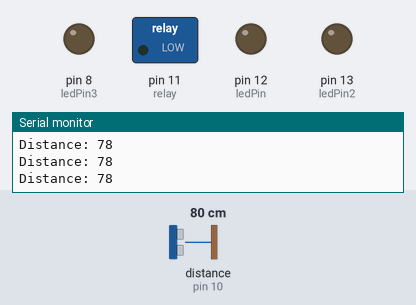
Bench run of a sketch on a simulated Arduino Uno, built with avr-gcc and run on an emulated ATmega328P. On the bench: switched loads named in the sketch (green lamp = pin HIGH), output pins drawn as LEDs (lit = HIGH), the last lines printed to the serial monitor. Wiring (inferred from the names in the program): ultrasonic range finder: trigger pin 9; echo pin 10. Inputs (shaded band) come from the test bench; at power-on: distance to the obstacle (sensor on pin 10) 80 cm. The echo pulse lasts 58.3 µs per cm; pins used as bus, display or sensor lines are not drawn.

Above: at 1.2 s.
1.3 s: distance to the obstacle (sensor on pin 10) set to 6 cm
4.3 s: distance to the obstacle (sensor on pin 10) set to 3 cm
At 5.5 s:
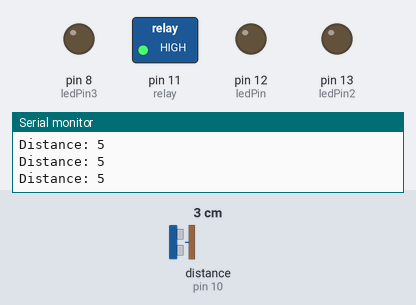
7.3 s: distance to the obstacle (sensor on pin 10) set to 9 cm
At 7.9 s:
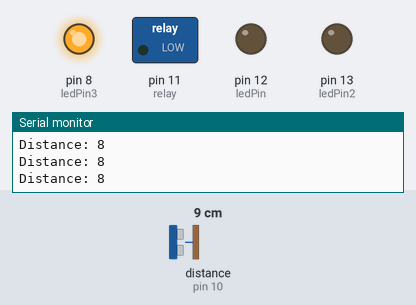
8.8 s: distance to the obstacle (sensor on pin 10) set to 2 cm
At 9.1 s:
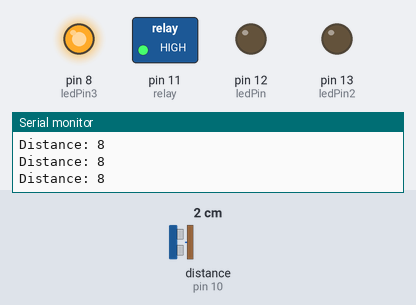
11.8 s: distance to the obstacle (sensor on pin 10) set to 120 cm
At 12.9 s:
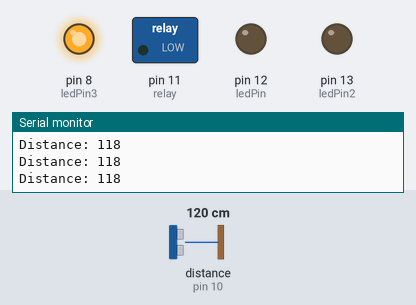
13.3 s: distance to the obstacle (sensor on pin 10) set to 4 cm
At 15.8 s:
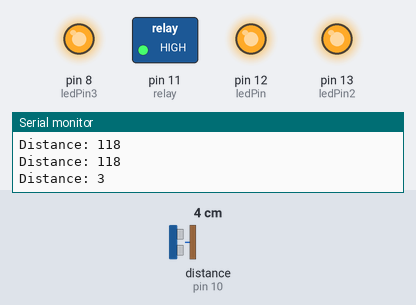
Timing chart, 0 to 17.3 s (numbered marks = the images above; inputs shaded):
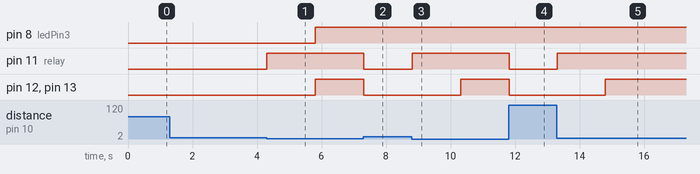

Measured:
- the behaviour switches between 5 and 4 cm on distance to the obstacle (sensor on pin 10) (found by bisection; images 0 and 1)
- after the input at 4.3 s, pin 8 (ledPin3), pin 12 (ledPin), pin 13 (ledPin2): LOW → HIGH after 1.5 s; pin 11 (relay): LOW → HIGH at once
- after the input at 7.3 s, pin 11 (relay), pin 12 (ledPin), pin 13 (ledPin2): HIGH → LOW at once
- after the input at 8.8 s, pin 11 (relay): LOW → HIGH at once; pin 12 (ledPin), pin 13 (ledPin2): LOW → HIGH after 1.5 s
- after the input at 11.8 s, pin 11 (relay), pin 12 (ledPin), pin 13 (ledPin2): HIGH → LOW at once
- after the input at 13.3 s, pin 11 (relay): LOW → HIGH at once; pin 12 (ledPin), pin 13 (ledPin2): LOW → HIGH after 1.5 s

The sketch:

social_distancing_machine.ino
```cpp
// code  by junior stark
const int trigPin = 9;
const int echoPin = 10;
const int relay = 11;
const int ledPin = 12;
const int ledPin2 = 13;
const int ledPin3 = 8;

// defines variables
long duration;
int distance;
int safetyDistance;


void setup() {
pinMode(trigPin, OUTPUT); // Sets the trigPin as an Output
pinMode(echoPin, INPUT); // Sets the echoPin as an Input
pinMode( relay, OUTPUT);
pinMode(ledPin, OUTPUT);
pinMode(ledPin2, OUTPUT);
pinMode(ledPin3, OUTPUT);
Serial.begin(9600); // Starts the serial communication
}


void loop() {
// Clears the trigPin
digitalWrite(trigPin, LOW);
delayMicroseconds(2);

// Sets the trigPin on HIGH state for 10 micro seconds
digitalWrite(trigPin, HIGH);
delayMicroseconds(10);
digitalWrite(trigPin, LOW);

// Reads the echoPin, returns the sound wave travel time in microseconds
duration = pulseIn(echoPin, HIGH);

// Calculating the distance
distance= duration*0.034/2;

safetyDistance = distance;
if (safetyDistance <=3){ //Enter the Distance
  digitalWrite(relay, HIGH);
  delay(1500);
  digitalWrite(ledPin, HIGH);
  digitalWrite(ledPin2, HIGH);
  digitalWrite(ledPin3, HIGH);
}
else{
  digitalWrite(relay, LOW);
  digitalWrite(ledPin, LOW);
   digitalWrite(ledPin2, LOW);
}

// Prints the distance on the Serial Monitor
Serial.print("Distance: ");
Serial.println(distance);
}
//// code by junior stark \
```
